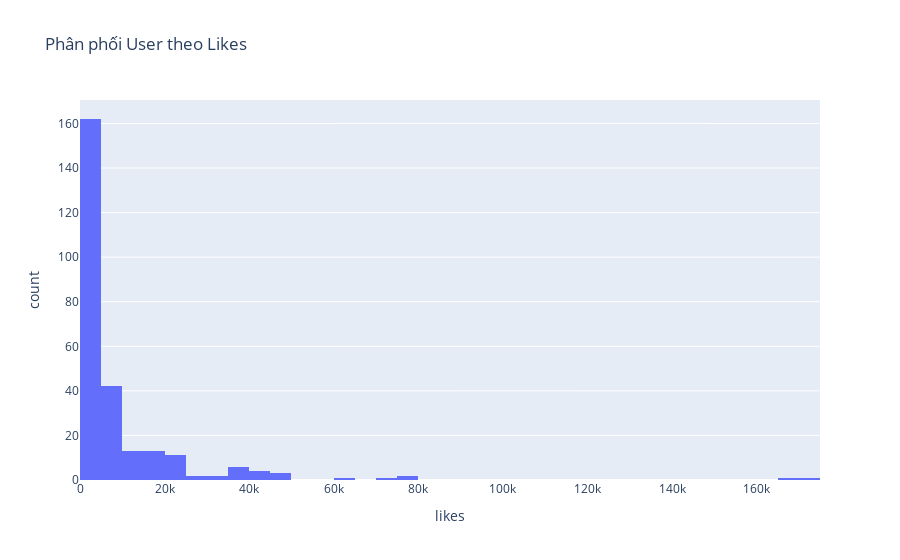

Notebook code for this chart:
### Code cell
px.histogram(user_stats_df, x='likes',
             title="Phân phối User theo Likes")

### Figure 1 — Plotly figure (JSON) as saved in the notebook; plotly's stock layout.template omitted (floating-point values rounded to 4 significant figures; data arrays with more than 128 entries replaced by an {"elided": "..."} marker saying what was removed)
{"data": [{"bingroup": "x", "hovertemplate": "likes=%{x}<br>count=%{y}<extra></extra>", "legendgroup": "", "marker": {"color": "#636efa", "pattern": {"shape": ""}}, "name": "", "orientation": "v", "showlegend": false, "type": "histogram", "x": {"elided": "264 float values"}, "xaxis": "x", "yaxis": "y"}], "layout": {"barmode": "relative", "legend": {"tracegroupgap": 0}, "title": {"text": "Phân phối User theo Likes"}, "xaxis": {"anchor": "y", "domain": [0, 1], "title": {"text": "likes"}}, "yaxis": {"anchor": "x", "domain": [0, 1], "title": {"text": "count"}}}}
